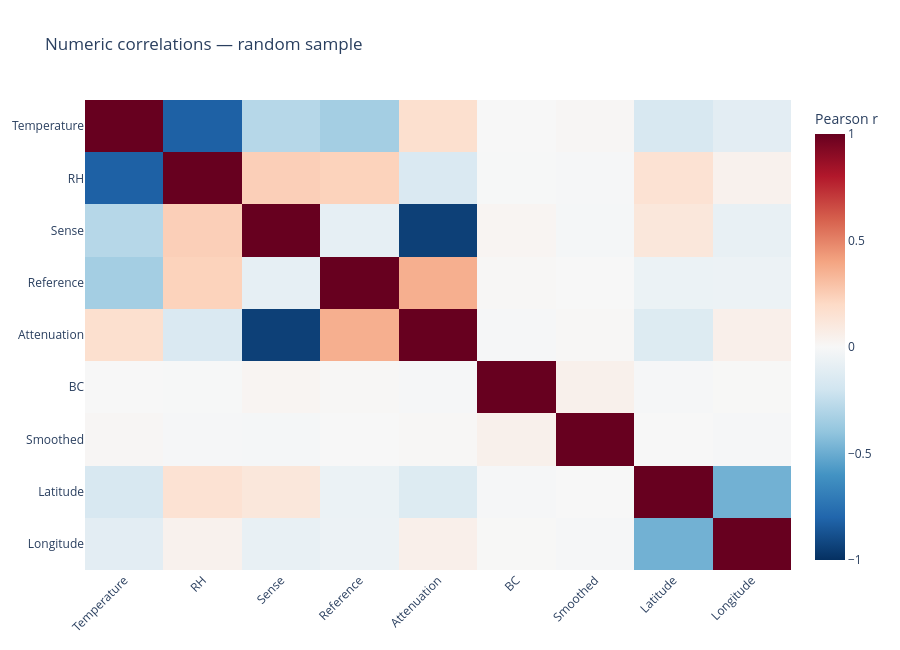

Write notebook code for a chart like this one.
### Markdown cell above
## Explore relationships
Sample-based Pearson correlations use pairwise complete observations. Relationships across sensors can reflect sensor differences or time trends and do not establish causation. Hover over a cell to see the coefficient.

### Code cell
correlations = sample[NUMERIC_COLUMNS].corr()
display(correlations.round(2))
fig = go.Figure(go.Heatmap(z=correlations.to_numpy(), x=NUMERIC_COLUMNS, y=NUMERIC_COLUMNS,
    zmin=-1, zmax=1, colorscale="RdBu", reversescale=True,
    colorbar={"title": "Pearson r"},
    hovertemplate="%{y} vs %{x}<br>Pearson r: %{z:.3f}<extra></extra>"))
fig.update_layout(template="plotly_white", title="Numeric correlations — random sample", height=650,
                  xaxis={"tickangle": -45}, yaxis={"autorange": "reversed"})
show_plot("correlations", fig)

### Figure 1 — Plotly figure (JSON) as saved in the notebook; plotly's stock layout.template omitted (floating-point values rounded to 4 significant figures)
{"data": [{"colorbar": {"title": {"text": "Pearson r"}}, "colorscale": [[0.0, "rgb(103,0,31)"], [0.1, "rgb(178,24,43)"], [0.2, "rgb(214,96,77)"], [0.3, "rgb(244,165,130)"], [0.4, "rgb(253,219,199)"], [0.5, "rgb(247,247,247)"], [0.6, "rgb(209,229,240)"], [0.7, "rgb(146,197,222)"], [0.8, "rgb(67,147,195)"], [0.9, "rgb(33,102,172)"], [1.0, "rgb(5,48,97)"]], "hovertemplate": "%{y} vs %{x}<br>Pearson r: %{z:.3f}<extra></extra>", "reversescale": true, "type": "heatmap", "x": ["Temperature", "RH", "Sense", "Reference", "Attenuation", "BC", "Smoothed", "Latitude", "Longitude"], "y": ["Temperature", "RH", "Sense", "Reference", "Attenuation", "BC", "Smoothed", "Latitude", "Longitude"], "z": [[1.0, -0.8179, -0.2869, -0.3414, 0.1673, 2.635e-05, 0.01184, -0.1646, -0.1073], [-0.8179, 1.0, 0.2427, 0.2305, -0.1543, -0.005234, -0.01233, 0.1504, 0.04368], [-0.2869, 0.2427, 1.0, -0.0885, -0.9415, 0.0195, -0.01361, 0.1148, -0.07634], [-0.3414, 0.2305, -0.0885, 1.0, 0.3612, 0.008166, 0.001717, -0.06109, -0.05873], [0.1673, -0.1543, -0.9415, 0.3612, 1.0, -0.01241, 0.01033, -0.1354, 0.0538], [2.635e-05, -0.005234, 0.0195, 0.008166, -0.01241, 1.0, 0.04825, -0.009837, 0.002124], [0.01184, -0.01233, -0.01361, 0.001717, 0.01033, 0.04825, 1.0, -0.002235, -0.009694], [-0.1646, 0.1504, 0.1148, -0.06109, -0.1354, -0.009837, -0.002235, 1.0, -0.4803], [-0.1073, 0.04368, -0.07634, -0.05873, 0.0538, 0.002124, -0.009694, -0.4803, 1.0]], "zmax": 1, "zmin": -1}], "layout": {"height": 650, "title": {"text": "Numeric correlations — random sample"}, "xaxis": {"tickangle": -45}, "yaxis": {"autorange": "reversed"}}}
